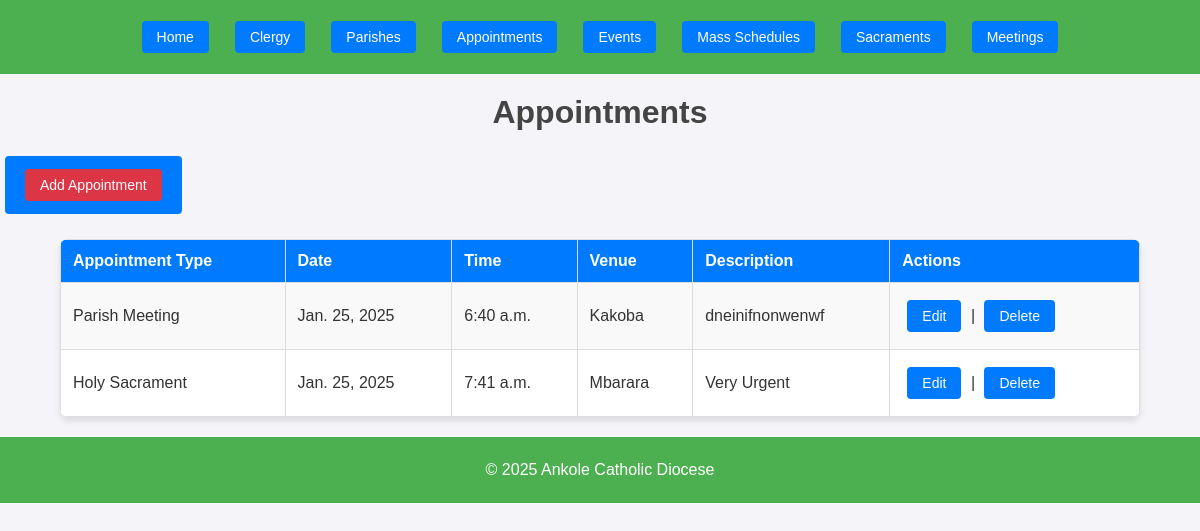
The app's page /appointments/ with its own data.
### core/models.py (models this page shows, shortened)
class Appointment(models.Model):
    appointment_id = models.AutoField(primary_key=True)
    appointment_type = models.CharField(max_length=100)  # E.g., meeting, confirmation
    appointment_date = models.DateField()
    appointment_time = models.TimeField()
    priest = models.ForeignKey(Clergy, on_delete=models.CASCADE)
    venue = models.CharField(max_length=255)
    description = models.TextField()
    timestamp = models.DateTimeField(auto_now_add=True)

### core/views.py (the view)
# urls.py: path('appointments/', views.list_appointments, name='appointments_list'),
def list_appointments(request):
    appointments = Appointment.objects.all()
    return render(request, 'core/appointments/list.html', {'appointments': appointments})

### core/templates/core/appointments/list.html
{% extends 'core/base.html' %}
{% block content %}
    <h1>Appointments</h1>
    <a href="{% url 'add_appointment' %}">
        <button>Add Appointment</button>
    </a>
    <table>
        <thead>
            <tr>
                <th>Appointment Type</th>
                <th>Date</th>
                <th>Time</th>
                <th>Venue</th>
                <th>Description</th>
                <th>Actions</th>
            </tr>
        </thead>
        <tbody>
            {% for appointment in appointments %}
                <tr>
                    <td>{{ appointment.appointment_type }}</td>
                    <td>{{ appointment.appointment_date }}</td>
                    <td>{{ appointment.appointment_time }}</td>
                    <td>{{ appointment.venue }}</td>
                    <td>{{ appointment.description }}</td>
                    <td>
                        <a href="{% url 'update_appointment' appointment.appointment_id %}">Edit</a> |
                        <a href="{% url 'delete_appointment' appointment.appointment_id %}" onclick="return confirm('Are you sure you want to delete this appointment?')">Delete</a>
                    </td>
                </tr>
            {% endfor %}
        </tbody>
    </table>
{% endblock %}

### church/static/css/styles.css (style rules this page uses)
body { font-family: Arial, sans-serif; margin: 0; padding: 0; box-sizing: border-box; }

### records on screen
Appointment: appointment_type "Parish Meeting", appointment_date "Jan. 25, 2025", appointment_time "6:40 a.m.", venue "Kakoba", description "dneinifnonwenwf"
Appointment: appointment_type "Holy Sacrament", appointment_date "Jan. 25, 2025", appointment_time "7:41 a.m.", venue "Mbarara", description "Very Urgent"
